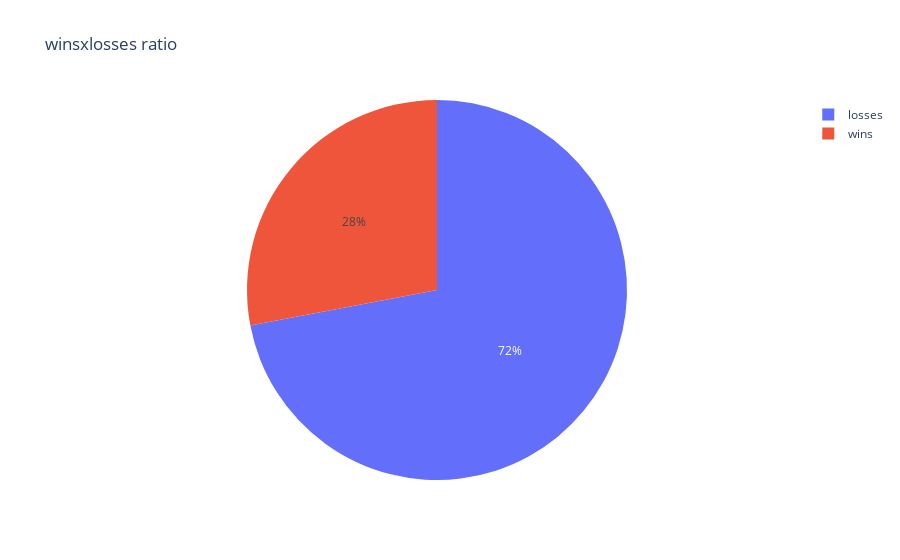

The notebook cell this image was saved under:
### Code cell
w_counter = battles_df["result"].apply(lambda x:1 if x == "victory" else 0).sum()
l_counter = len(battles_df["result"]) - w_counter
fig = px.pie(values=[w_counter,l_counter], names=["wins","losses"], title="winsxlosses ratio")
fig.show()

### Figure 1 — Plotly figure (JSON) as saved in the notebook; plotly's stock layout.template omitted (floating-point values rounded to 4 significant figures)
{"data": [{"domain": {"x": [0, 1], "y": [0, 1]}, "hovertemplate": "label=%{label}<br>value=%{value}<extra></extra>", "labels": ["wins", "losses"], "legendgroup": "", "name": "", "showlegend": true, "type": "pie", "values": [7, 18]}], "layout": {"legend": {"tracegroupgap": 0}, "title": {"text": "winsxlosses ratio"}}}
